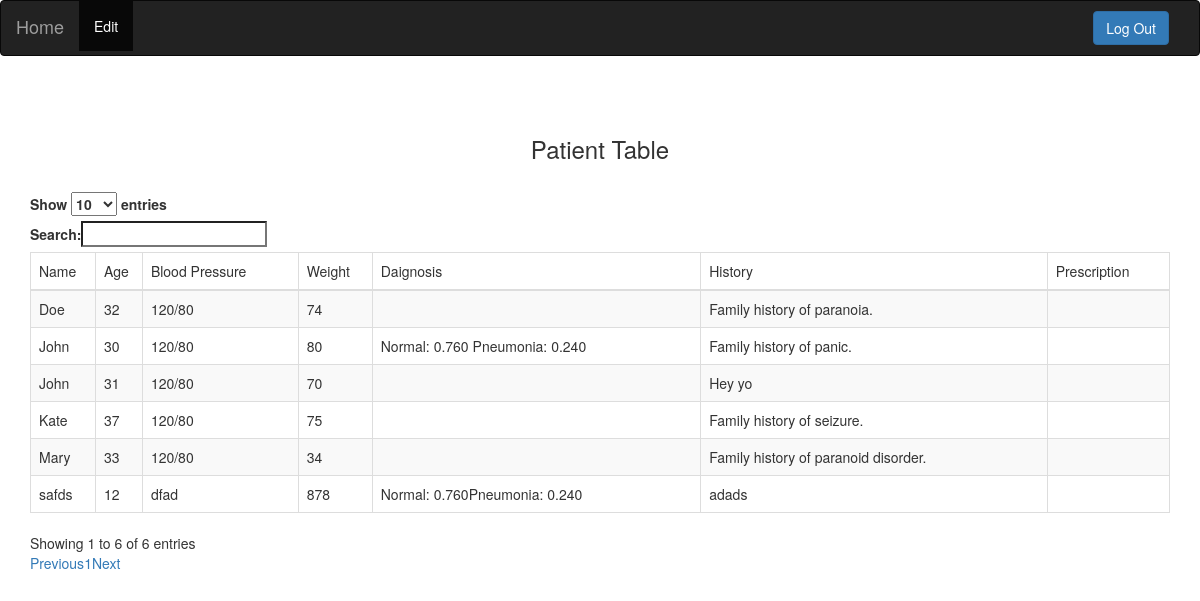
Page /doctor/index.php (signed in) on the committed database.
### tables this page shows
CREATE TABLE `patients` (
  `id` int(11) NOT NULL,
  `name` varchar(30) NOT NULL,
  `age` int(11) NOT NULL,
  `bp` varchar(10) NOT NULL,
  `weight` int(11) NOT NULL,
  `history` varchar(200) NOT NULL,
  `prescription` varchar(200) NOT NULL,
  `diagnosis` varchar(200) NOT NULL,
  `image` longblob NOT NULL
);

### doctor/index.php (the view, shortened to what this page needs)
 <?php
 $connect = mysqli_connect("localhost", "root", "", "cse471");
 $query ="SELECT * FROM patients ORDER BY ID DESC";
 $result = mysqli_query($connect, $query);
 ?>
 <!DOCTYPE html>
 <html>
      <head>
           <link rel="stylesheet" href="https://maxcdn.bootstrapcdn.com/bootstrap/3.3.6/css/bootstrap.min.css" />
           <link rel="stylesheet" href="https://cdn.datatables.net/1.10.12/css/dataTables.bootstrap.min.css" />
      </head>
      <body>
        <nav class="navbar navbar-default navbar-inverse">
  <div class="container-fluid">
    <div class="navbar-header">
      <a class="navbar-brand" href="index.php">Home</a>
    </div>
    <div class="collapse navbar-collapse" id="bs-example-navbar-collapse-1">
      <ul class="nav navbar-nav">
        <li class="active"><a href="edit.php">Edit<span class="sr-only">(current)</span></a></li>
      </ul>
       <ul class="nav navbar-right">
        <li>
          <a style="background-color:transparent !important;" href="../logout.php"><button type="button" class="btn btn-primary" aria-haspopup="false" aria-expanded="true">Log Out</button></a>
        </li>
       </ul>
    </div>
  </div>
</nav>
           <br /><br />
           <div class="container">
                <h3 align="center">Patient Table</h3>
                <br />
                <div class="table-responsive">
                     <table id="employee_data" class="table table-striped table-bordered">
                          <thead>
                               <tr>
                                    <td>Name</td>
                                    <td>Age</td>
                                    <td>Blood Pressure</td>
                                    <td>Weight</td>
                                    <td>Daignosis</td>
                                    <td>History</td>
                                    <td>Prescription</td>
                               </tr>
                          </thead>
                          <?php
                          while($row = mysqli_fetch_array($result))
                          {
                               echo '
                               <tr>
                                    <td>'.$row["name"].'</td>
                                    <td>'.$row["age"].'</td>
                                    <td>'.$row["bp"].'</td>
                                    <td>'.$row["weight"].'</td>
                                    <td>'.$row["diagnosis"].'</td>
                                    <td>'.$row["history"].'</td>
                                    <td>'.$row["prescription"].'</td>
                               </tr>
                               ';
                          }
                          ?>
                     </table>
                </div>
           </div>
      </body>
 </html>

### rows in the picture
patients: name "safds", age "12", bp "dfad", weight "878", diagnosis "Normal: 0.760Pneumonia: 0.240", history "adads"
patients: name "John", age "30", bp "120/80", weight "80", diagnosis "Normal: 0.760 Pneumonia: 0.240", history "Family history of panic."
patients: name "Kate", age "37", bp "120/80", weight "75", history "Family history of seizure."
patients: name "Mary", age "33", bp "120/80", weight "34", history "Family history of paranoid disorder."
patients: name "Doe", age "32", bp "120/80", weight "74", history "Family history of paranoia."
patients: name "John", age "31", bp "120/80", weight "70", history "Hey yo"
